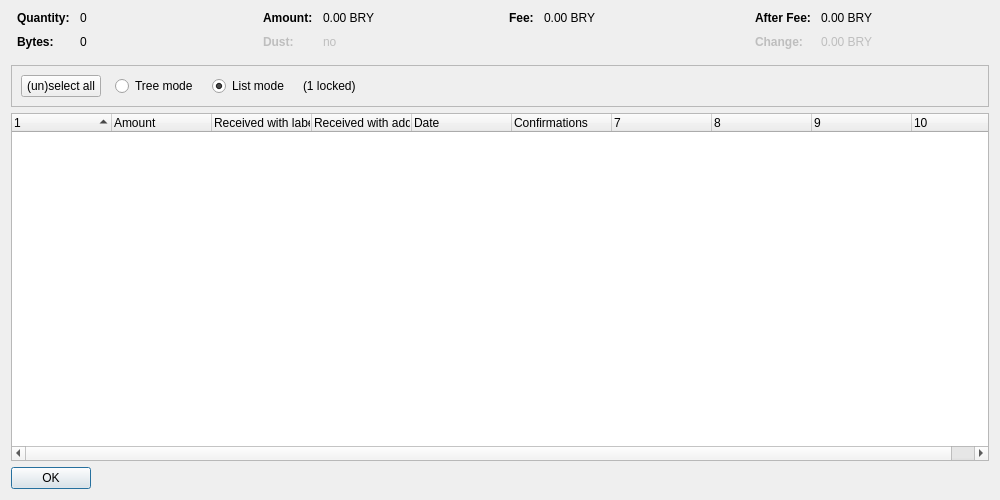
<?xml version="1.0" encoding="UTF-8"?>
<ui version="4.0">
 <class>CoinControlDialog</class>
 <widget class="QDialog" name="CoinControlDialog">
  <property name="geometry">
   <rect>
    <x>0</x>
    <y>0</y>
    <width>1000</width>
    <height>500</height>
   </rect>
  </property>
  <property name="windowTitle">
   <string>Coin Selection</string>
  </property>
  <layout class="QVBoxLayout" name="verticalLayout">
   <item>
    <layout class="QHBoxLayout" name="horizontalLayoutTop" stretch="0,0,0,0">
     <property name="topMargin">
      <number>0</number>
     </property>
     <property name="bottomMargin">
      <number>10</number>
     </property>
     <item>
      <layout class="QFormLayout" name="formLayoutCoinControl1">
       <property name="horizontalSpacing">
        <number>10</number>
       </property>
       <property name="verticalSpacing">
        <number>10</number>
       </property>
       <property name="leftMargin">
        <number>6</number>
       </property>
       <property name="rightMargin">
        <number>6</number>
       </property>
       <item row="0" column="0">
        <widget class="QLabel" name="labelCoinControlQuantityText">
         <property name="font">
          <font>
           <weight>75</weight>
           <bold>true</bold>
          </font>
         </property>
         <property name="text">
          <string>Quantity:</string>
         </property>
        </widget>
       </item>
       <item row="0" column="1">
        <widget class="QLabel" name="labelCoinControlQuantity">
         <property name="cursor">
          <cursorShape>IBeamCursor</cursorShape>
         </property>
         <property name="contextMenuPolicy">
          <enum>Qt::ActionsContextMenu</enum>
         </property>
         <property name="text">
          <string notr="true">0</string>
         </property>
         <property name="textInteractionFlags">
          <set>Qt::LinksAccessibleByMouse|Qt::TextSelectableByKeyboard|Qt::TextSelectableByMouse</set>
         </property>
        </widget>
       </item>
       <item row="1" column="0">
        <widget class="QLabel" name="labelCoinControlBytesText">
         <property name="font">
          <font>
           <weight>75</weight>
           <bold>true</bold>
          </font>
         </property>
         <property name="text">
          <string>Bytes:</string>
         </property>
        </widget>
       </item>
       <item row="1" column="1">
        <widget class="QLabel" name="labelCoinControlBytes">
         <property name="cursor">
          <cursorShape>IBeamCursor</cursorShape>
         </property>
         <property name="contextMenuPolicy">
          <enum>Qt::ActionsContextMenu</enum>
         </property>
         <property name="text">
          <string notr="true">0</string>
         </property>
         <property name="textInteractionFlags">
          <set>Qt::LinksAccessibleByMouse|Qt::TextSelectableByKeyboard|Qt::TextSelectableByMouse</set>
         </property>
        </widget>
       </item>
      </layout>
     </item>
     <item>
      <layout class="QFormLayout" name="formLayoutCoinControl2">
       <property name="horizontalSpacing">
        <number>10</number>
       </property>
       <property name="verticalSpacing">
        <number>10</number>
       </property>
       <property name="leftMargin">
        <number>6</number>
       </property>
       <property name="rightMargin">
        <number>6</number>
       </property>
       <item row="0" column="0">
        <widget class="QLabel" name="labelCoinControlAmountText">
         <property name="font">
          <font>
           <weight>75</weight>
           <bold>true</bold>
          </font>
         </property>
         <property name="text">
          <string>Amount:</string>
         </property>
        </widget>
       </item>
       <item row="0" column="1">
        <widget class="QLabel" name="labelCoinControlAmount">
         <property name="cursor">
          <cursorShape>IBeamCursor</cursorShape>
         </property>
         <property name="contextMenuPolicy">
          <enum>Qt::ActionsContextMenu</enum>
         </property>
         <property name="text">
          <string notr="true">0.00 BRY</string>
         </property>
         <property name="textInteractionFlags">
          <set>Qt::LinksAccessibleByMouse|Qt::TextSelectableByKeyboard|Qt::TextSelectableByMouse</set>
         </property>
        </widget>
       </item>
       <item row="1" column="0">
        <widget class="QLabel" name="labelCoinControlLowOutputText">
         <property name="enabled">
          <bool>false</bool>
         </property>
         <property name="font">
          <font>
           <weight>75</weight>
           <bold>true</bold>
          </font>
         </property>
         <property name="text">
          <string>Dust:</string>
         </property>
        </widget>
       </item>
       <item row="1" column="1">
        <widget class="QLabel" name="labelCoinControlLowOutput">
         <property name="enabled">
          <bool>false</bool>
         </property>
         <property name="cursor">
          <cursorShape>IBeamCursor</cursorShape>
         </property>
         <property name="contextMenuPolicy">
          <enum>Qt::ActionsContextMenu</enum>
         </property>
         <property name="text">
          <string notr="true">no</string>
         </property>
         <property name="textInteractionFlags">
          <set>Qt::LinksAccessibleByMouse|Qt::TextSelectableByKeyboard|Qt::TextSelectableByMouse</set>
         </property>
        </widget>
       </item>
      </layout>
     </item>
     <item>
      <layout class="QFormLayout" name="formLayoutCoinControl3">
       <property name="horizontalSpacing">
        <number>10</number>
       </property>
       <property name="verticalSpacing">
        <number>10</number>
       </property>
       <property name="leftMargin">
        <number>6</number>
       </property>
       <property name="rightMargin">
        <number>6</number>
       </property>
       <item row="0" column="0">
        <widget class="QLabel" name="labelCoinControlFeeText">
         <property name="font">
          <font>
           <weight>75</weight>
           <bold>true</bold>
          </font>
         </property>
         <property name="text">
          <string>Fee:</string>
         </property>
        </widget>
       </item>
       <item row="0" column="1">
        <widget class="QLabel" name="labelCoinControlFee">
         <property name="cursor">
          <cursorShape>IBeamCursor</cursorShape>
         </property>
         <property name="contextMenuPolicy">
          <enum>Qt::ActionsContextMenu</enum>
         </property>
         <property name="text">
          <string notr="true">0.00 BRY</string>
         </property>
         <property name="textInteractionFlags">
          <set>Qt::LinksAccessibleByMouse|Qt::TextSelectableByKeyboard|Qt::TextSelectableByMouse</set>
         </property>
        </widget>
       </item>
      </layout>
     </item>
     <item>
      <layout class="QFormLayout" name="formLayoutCoinControl4">
       <property name="horizontalSpacing">
        <number>10</number>
       </property>
       <property name="verticalSpacing">
        <number>10</number>
       </property>
       <property name="leftMargin">
        <number>6</number>
       </property>
       <property name="rightMargin">
        <number>6</number>
       </property>
       <item row="0" column="0">
        <widget class="QLabel" name="labelCoinControlAfterFeeText">
         <property name="font">
          <font>
           <weight>75</weight>
           <bold>true</bold>
          </font>
         </property>
         <property name="text">
          <string>After Fee:</string>
         </property>
        </widget>
       </item>
       <item row="0" column="1">
        <widget class="QLabel" name="labelCoinControlAfterFee">
         <property name="cursor">
          <cursorShape>IBeamCursor</cursorShape>
         </property>
         <property name="contextMenuPolicy">
          <enum>Qt::ActionsContextMenu</enum>
         </property>
         <property name="text">
          <string notr="true">0.00 BRY</string>
         </property>
         <property name="textInteractionFlags">
          <set>Qt::LinksAccessibleByMouse|Qt::TextSelectableByKeyboard|Qt::TextSelectableByMouse</set>
         </property>
        </widget>
       </item>
       <item row="1" column="0">
        <widget class="QLabel" name="labelCoinControlChangeText">
         <property name="enabled">
          <bool>false</bool>
         </property>
         <property name="font">
          <font>
           <weight>75</weight>
           <bold>true</bold>
          </font>
         </property>
         <property name="text">
          <string>Change:</string>
         </property>
        </widget>
       </item>
       <item row="1" column="1">
        <widget class="QLabel" name="labelCoinControlChange">
         <property name="enabled">
          <bool>false</bool>
         </property>
         <property name="cursor">
          <cursorShape>IBeamCursor</cursorShape>
         </property>
         <property name="contextMenuPolicy">
          <enum>Qt::ActionsContextMenu</enum>
         </property>
         <property name="text">
          <string notr="true">0.00 BRY</string>
         </property>
         <property name="textInteractionFlags">
          <set>Qt::LinksAccessibleByMouse|Qt::TextSelectableByKeyboard|Qt::TextSelectableByMouse</set>
         </property>
        </widget>
       </item>
      </layout>
     </item>
    </layout>
   </item>
   <item>
    <widget class="QFrame" name="frame">
     <property name="minimumSize">
      <size>
       <width>0</width>
       <height>40</height>
      </size>
     </property>
     <property name="frameShape">
      <enum>QFrame::StyledPanel</enum>
     </property>
     <property name="frameShadow">
      <enum>QFrame::Sunken</enum>
     </property>
     <layout class="QHBoxLayout" name="horizontalLayout">
      <item>
       <layout class="QHBoxLayout" name="horizontalLayoutPanel" stretch="0,0,0,0,0">
        <property name="spacing">
         <number>14</number>
        </property>
        <item>
         <widget class="QPushButton" name="pushButtonSelectAll">
          <property name="sizePolicy">
           <sizepolicy hsizetype="Maximum" vsizetype="Fixed">
            <horstretch>0</horstretch>
            <verstretch>0</verstretch>
           </sizepolicy>
          </property>
          <property name="text">
           <string>(un)select all</string>
          </property>
          <property name="autoDefault">
           <bool>false</bool>
          </property>
         </widget>
        </item>
        <item>
         <widget class="QRadioButton" name="radioTreeMode">
          <property name="sizePolicy">
           <sizepolicy hsizetype="Maximum" vsizetype="Fixed">
            <horstretch>0</horstretch>
            <verstretch>0</verstretch>
           </sizepolicy>
          </property>
          <property name="text">
           <string>Tree mode</string>
          </property>
         </widget>
        </item>
        <item>
         <widget class="QRadioButton" name="radioListMode">
          <property name="sizePolicy">
           <sizepolicy hsizetype="Maximum" vsizetype="Fixed">
            <horstretch>0</horstretch>
            <verstretch>0</verstretch>
           </sizepolicy>
          </property>
          <property name="text">
           <string>List mode</string>
          </property>
          <property name="checked">
           <bool>true</bool>
          </property>
         </widget>
        </item>
        <item>
         <widget class="QLabel" name="labelLocked">
          <property name="text">
           <string notr="true">(1 locked)</string>
          </property>
         </widget>
        </item>
        <item>
         <spacer name="horizontalSpacer">
          <property name="orientation">
           <enum>Qt::Horizontal</enum>
          </property>
          <property name="sizeHint" stdset="0">
           <size>
            <width>40</width>
            <height>20</height>
           </size>
          </property>
         </spacer>
        </item>
       </layout>
      </item>
     </layout>
    </widget>
   </item>
   <item>
    <widget class="CoinControlTreeWidget" name="treeWidget">
     <property name="contextMenuPolicy">
      <enum>Qt::CustomContextMenu</enum>
     </property>
     <property name="sortingEnabled">
      <bool>false</bool>
     </property>
     <property name="columnCount">
      <number>10</number>
     </property>
     <attribute name="headerShowSortIndicator" stdset="0">
      <bool>true</bool>
     </attribute>
     <attribute name="headerStretchLastSection">
      <bool>false</bool>
     </attribute>
     <column>
      <property name="text">
       <string/>
      </property>
     </column>
     <column>
      <property name="text">
       <string>Amount</string>
      </property>
     </column>
     <column>
      <property name="text">
       <string>Received with label</string>
      </property>
     </column>
     <column>
      <property name="text">
       <string>Received with address</string>
      </property>
     </column>
     <column>
      <property name="text">
       <string>Date</string>
      </property>
     </column>
     <column>
      <property name="text">
       <string>Confirmations</string>
      </property>
      <property name="toolTip">
       <string>Confirmed</string>
      </property>
     </column>
     <column>
      <property name="text">
       <string/>
      </property>
     </column>
     <column>
      <property name="text">
       <string/>
      </property>
     </column>
     <column>
      <property name="text">
       <string/>
      </property>
     </column>
     <column>
      <property name="text">
       <string/>
      </property>
     </column>
    </widget>
   </item>
   <item>
    <widget class="QDialogButtonBox" name="buttonBox">
     <property name="sizePolicy">
      <sizepolicy hsizetype="Maximum" vsizetype="Fixed">
       <horstretch>0</horstretch>
       <verstretch>0</verstretch>
      </sizepolicy>
     </property>
     <property name="orientation">
      <enum>Qt::Horizontal</enum>
     </property>
     <property name="standardButtons">
      <set>QDialogButtonBox::Ok</set>
     </property>
    </widget>
   </item>
  </layout>
 </widget>
 <customwidgets>
  <customwidget>
   <class>CoinControlTreeWidget</class>
   <extends>QTreeWidget</extends>
   <header>coincontroltreewidget.h</header>
  </customwidget>
 </customwidgets>
 <resources/>
 <connections/>
</ui>
